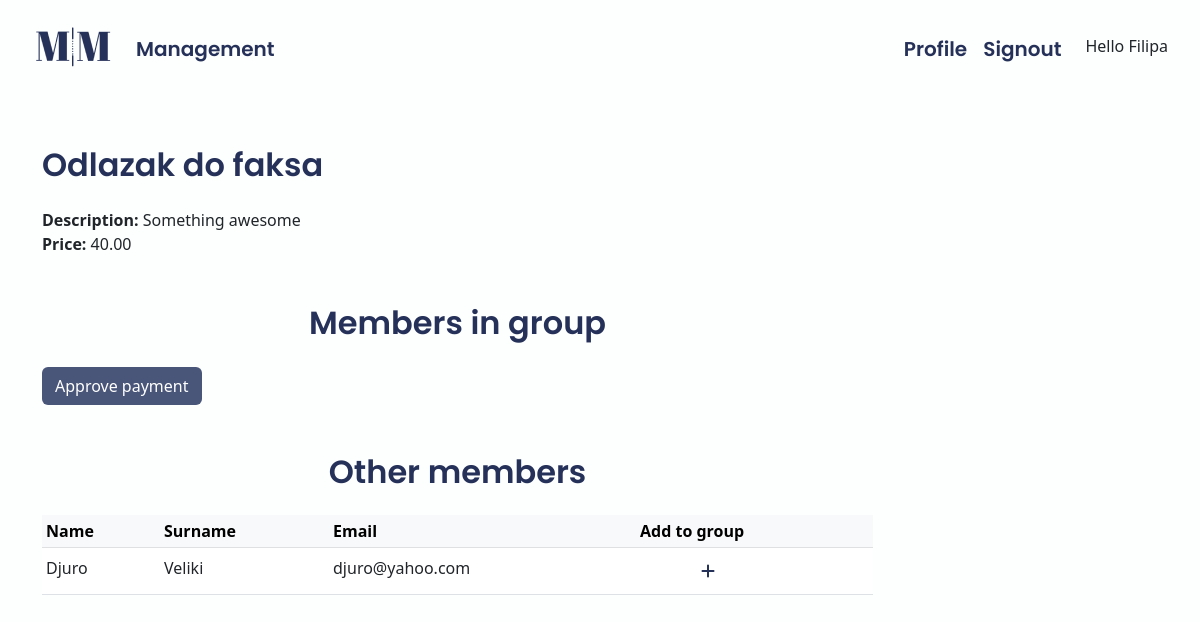
Page /app/management/group/7 (signed in) on the earlier database version.
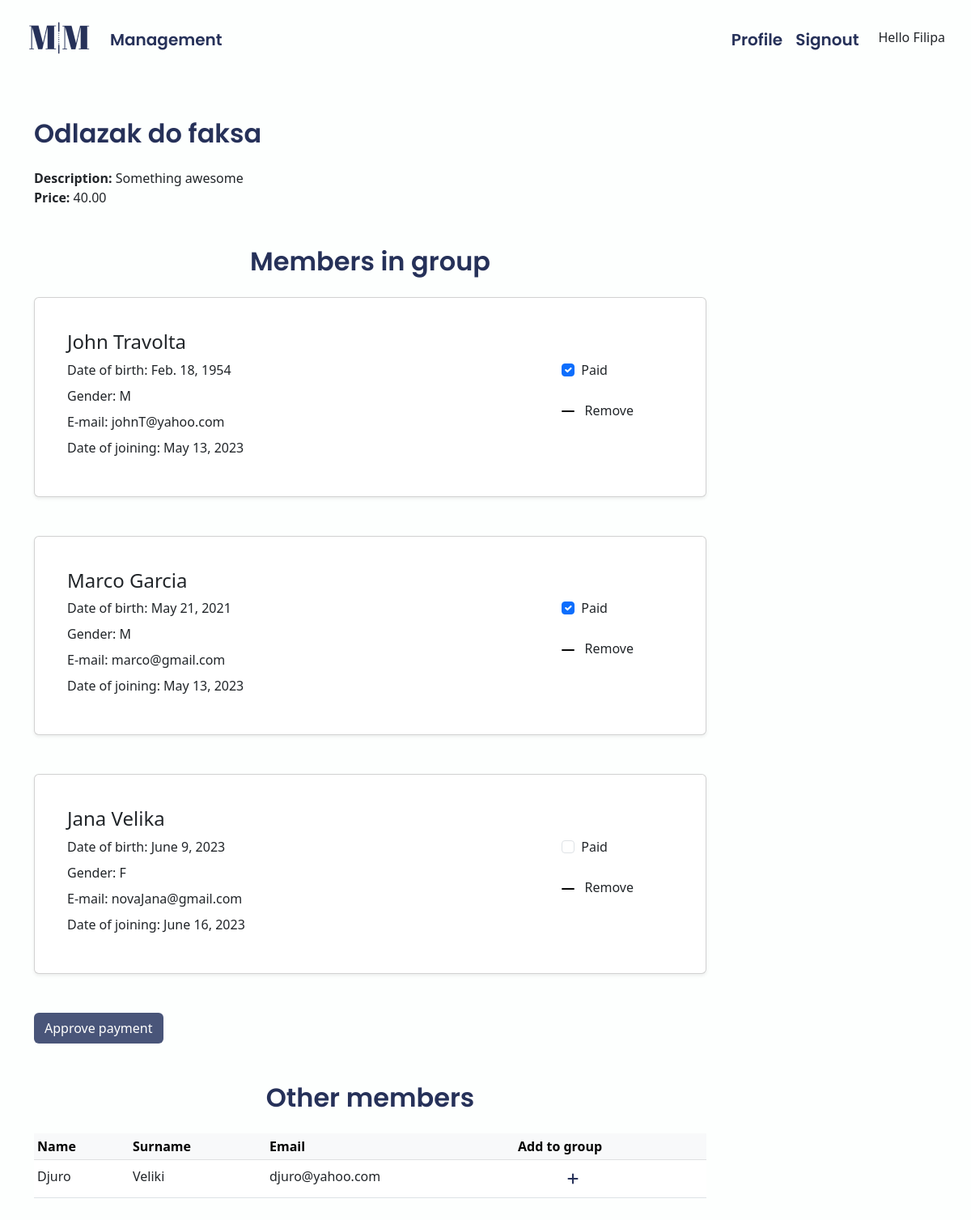
Same page on the later database version.
### app/models.py (models this page shows, shortened)
class Group(models.Model):
    owner = models.ForeignKey(User, on_delete=models.CASCADE)
    name = models.CharField(max_length=50)
    price = models.DecimalField(max_digits=8, decimal_places=2)
    description = models.TextField(max_length=300, default=None)
    paid = models.BooleanField(default=False)

class Member(models.Model):
    owner = models.ForeignKey(User, on_delete=models.CASCADE)
    name = models.CharField(blank=False, max_length=40)
    surname = models.CharField(blank=False, max_length=50)
    date_of_birth = models.DateField(default=datetime.date.today)
    gender = models.CharField(
        max_length=1,
        choices=Gender.choices,
        default=Gender.male,
    )
    email = models.EmailField(max_length=100)
    date_joined = models.DateField(default=datetime.date.today)
    @classmethod
    def get_owner_members(self, user):
        return Member.objects.filter(owner=user)

class MembersInGroup(models.Model):
    member = models.ForeignKey(Member, on_delete=models.CASCADE)
    group = models.ForeignKey(Group, on_delete=models.CASCADE)
    is_paid = models.BooleanField(default=False)

### app/views.py (the view, shortened to what this page needs)
# urls.py: path("management/group/<int:group_id>", views.group_details, name="group_details"),
@login_required()
def group_details(request, group_id):
    user = request.user
    group = Group.objects.get(pk=group_id)
    members_in_group = MembersInGroup.objects.all().filter(
        Q(group=group) & Q(group__owner=user)
    )
    other_members = Member.get_owner_members(user)
    members_not_in_group = other_members.exclude(
        id__in=members_in_group.values("member__id")
    )
    context = {
        "user": user,
        "group": group,
        "members_in_group": members_in_group,
        "members_not_in_group": members_not_in_group,
    }
    return render(request, "app/group_details.html", context)

### app/templates/app/group_details.html (shortened to what this page needs)
{% extends 'app/base.html' %}
{% block content %}
    <div class="row">
        <div class="col-12 col-md-9 mb-5">
            <h2 class="mb-4">{{ group.name }}</h2>
            <div><b>Description:</b> {{ group.description }}</div>
            <div><b>Price:</b> {{ group.price }}</div>
            <h2 class="text-center mt-5 mb-4">Members in group</h2>
            <form action=""method="POST">
                {% for member in members_in_group %}
                    {% include 'includes/member_card.html' with member=member %}
                {% endfor %}
            <button class="btn custom-btn" type="submit">Approve payment</button>
            <h2 class="text-center mt-5 mb-4">Other members</h2>
            <table class="table table-sm">
                <thead class="table-light">
                    <tr>
                        <th scope="col">Name</th>
                        <th scope="col">Surname</th>
                        <th scope="col">Email</th>
                        <th scope="col">Add to group</th>
                      </tr>
                </thead>
                <tbody>
                    {% for member in members_not_in_group %}
                    <tr>
                        <td class="pt-2">{{ member.name }}</td>
                        <td class="pt-2">{{ member.surname }}</td>
                        <td class="pt-2">{{ member.email }}</td>
                        <td>
                            <button type="button" class="btn" href="{% url 'app:view_member' member.id %}" data-bs-toggle="modal" data-bs-target="#addToGroupModal{{member.id}}">
                                <i class="fa-solid fa-plus ms-5" style="color: #263159;"></i>
                            </button>
                        </td>
                    </tr>
                    {% endfor %}
                </tbody>
                </table>
          <br>
          <br>
        </div>
    </div>
{% endblock content %}

### app/templates/app/base.html (shortened to what this page needs)
<!DOCTYPE html>
{% load static %}
<html>
    <head>
        <link href="https://cdn.jsdelivr.net/npm/bootstrap@5.3.0-alpha1/dist/css/bootstrap.min.css" rel="stylesheet">
        <link rel="stylesheet" href="https://cdnjs.cloudflare.com/ajax/libs/bootstrap-datepicker/1.9.0/css/bootstrap-datepicker.min.css">
        <link rel="stylesheet" href="https://cdnjs.cloudflare.com/ajax/libs/font-awesome/6.4.0/css/all.min.css" />
        <link rel="stylesheet" href="{% static 'app/css/base.css' %}">
    </head>
    <body>
        <nav class="navbar navbar-custom navbar-expand-lg">
            <div class="container-fluid  p-2 ms-4 me-4">
                <a class="navbar-brand" href="{% url 'app:management' %}"><img class="logo" src="{% static 'app/images/logo.webp' %}" ></a>
                <div class="collapse navbar-collapse" id="navbarText">
                {% if user.is_authenticated %}
                  <ul class="navbar-nav me-auto mb-2 mb-lg-0">
                    <li class="nav-item">
                      <a class="nav-link navbar-text" aria-current="page" href="{% url 'app:management' %}">Management</a>
                    </li>
                  </ul>
                  <ul class="navbar-nav ms-auto mb-2 mb-lg-0">
                    <li class="nav-item">
                      <a class="nav-link navbar-text" href="{% url 'accounts:profile' user.id %}">Profile</a>
                    </li>
                    <li class="nav-item me-3">
                      <a class="nav-link navbar-text" href="{% url 'logout' %}"> Signout</a>
                    </li>
                    <li class="nav-item mt-2">
                       Hello {{user.username}}
                    </li>
                  </ul>
                {% endif %}
                </div>
            </div>
        </nav>
        <div class="content container my-5">
          {% block content %}
          {% endblock %}
        </div>
    </body>
</html>

### app/templates/includes/member_card.html (shortened to what this page needs)
{% load static %}
<div class="card my-4 shadow-sm p-3 mb-5  rounded">
    <div class="card-body m-2">
      <div class="row">
        <h4 class="card-title">{{ member.member.name }} {{ member.member.surname }}</h4>
      </div>
      <div class="row">
      <div class="col-8">
        <div class="card-text mb-2">Date of birth: {{ member.member.date_of_birth }}</div>
        <div class="card-text mb-2">Gender: {{ member.member.gender }}</div>
        <div class="card-text mb-2">E-mail: {{ member.member.email }}</div>
        <div class="card-text mb-2">Date of joining: {{ member.member.date_joined }}</div>
      </div>
      <div class="col-4">
        <div class="row mb-3 ms-5">
          {% if member.is_paid %}
            <div class="form-check col-8 ms-5">
              <input class="form-check-input" type="checkbox" checked="checked" value={{member.id}} name="boxes">
              <span>Paid</span>
            </div>
          {% else %}
            <div class="form-check col-8 ms-5">
              <input class="form-check-input" type="checkbox" value={{member.id}} name="boxes">
              <span>Paid</span>
            </div>
          {% endif %}
        </div>
        <div class="ms-5 mt-4">
          <a class="minus-icon ms-5 me-2" href="{% url 'app:view_member' member.member.id %}" data-bs-toggle="modal" data-bs-target="#removeFromGroupModal{{member.member.id}}"><img class="minus" src="{% static 'app/images/minus.png' %}" alt="Minus"></a>
          <span>Remove</span>
        </div>
      </div>
      </div>
    </div>
  </div>

### app/static/app/css/base.css (style rules this page uses)
body { background-color: #FDFFFE; }
.navbar-custom .navbar-brand, .navbar-custom .navbar-text { font-size: 1.25em; font-family: 'Poppins', sans-serif; font-weight: 600; color: #263159; }
h1, h2, h3 { font-family: 'Poppins', sans-serif; font-weight: 600; color: #263159; }
.custom-btn { background-color: #495579; color: #fffffe; }
a:link { text-decoration: none; color: #495579; }

Differences in the rows shown:
added MembersInGroup: member.name "John", member.surname "Travolta", member.date_of_birth "Feb. 18, 1954", member.gender "M", member.email "johnT@yahoo.com", member.date_joined "May 13, 2023"
added MembersInGroup: member.name "Marco", member.surname "Garcia", member.date_of_birth "May 21, 2021", member.gender "M", member.email "marco@gmail.com", member.date_joined "May 13, 2023"
added MembersInGroup: member.name "Jana", member.surname "Velika", member.date_of_birth "June 9, 2023", member.gender "F", member.email "novaJana@gmail.com", member.date_joined "June 16, 2023"
